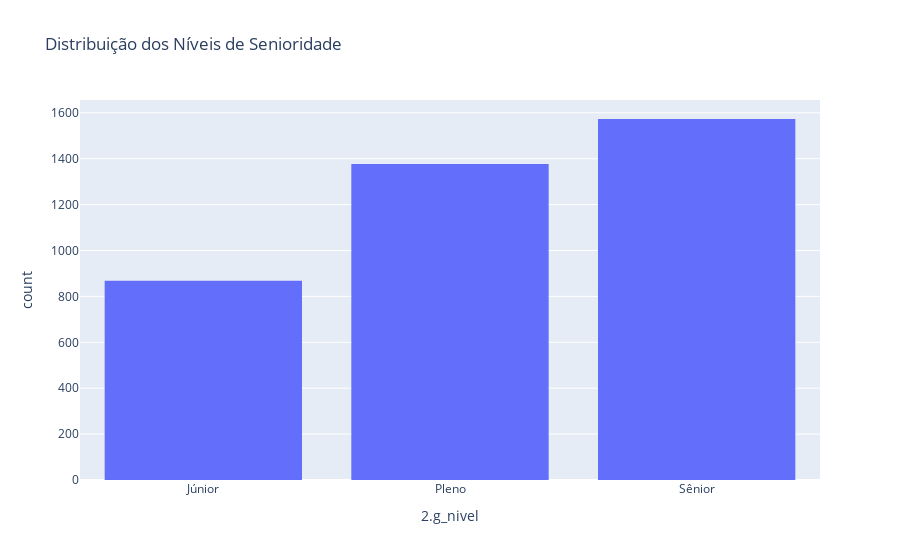

Notebook source saved alongside this figure:
### Code cell
# Nível de senioridade
g2 = px.histogram(df, x="2.g_nivel", title="Distribuição dos Níveis de Senioridade")
g2.show()

### Figure 1 — Plotly figure (JSON) as saved in the notebook; plotly's stock layout.template omitted (floating-point values rounded to 4 significant figures; data arrays with more than 128 entries replaced by an {"elided": "..."} marker saying what was removed)
{"data": [{"bingroup": "x", "hovertemplate": "2.g_nivel=%{x}<br>count=%{y}<extra></extra>", "legendgroup": "", "marker": {"color": "#636efa", "pattern": {"shape": ""}}, "name": "", "orientation": "v", "showlegend": false, "type": "histogram", "x": {"elided": "5217 str values"}, "xaxis": "x", "yaxis": "y"}], "layout": {"barmode": "relative", "legend": {"tracegroupgap": 0}, "title": {"text": "Distribuição dos Níveis de Senioridade"}, "xaxis": {"anchor": "y", "domain": [0, 1], "title": {"text": "2.g_nivel"}}, "yaxis": {"anchor": "x", "domain": [0, 1], "title": {"text": "count"}}}}
